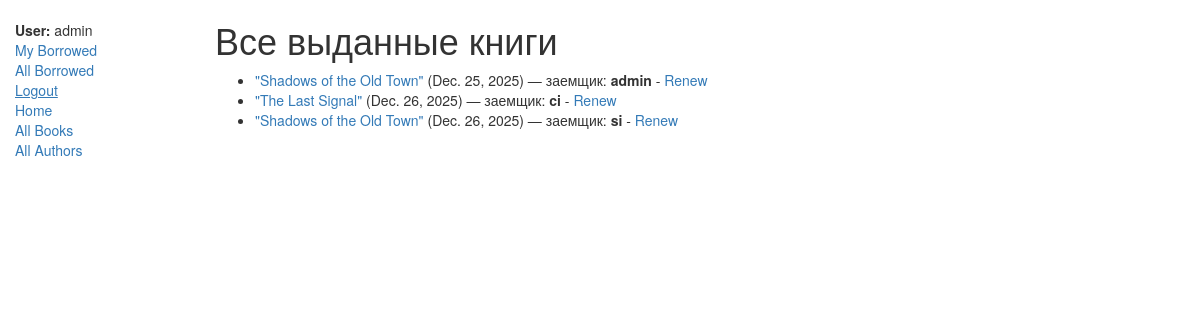
Page /catalog/borrowed/ (signed in) on the committed database.
### catalog/models.py (models this page shows, shortened)
class BookInstance(models.Model):
    id = models.UUIDField(primary_key=True, default=uuid.uuid4, help_text="Unique ID for this particular book across whole library")
    book = models.ForeignKey('Book', on_delete=models.SET_NULL, null=True)
    imprint = models.CharField(max_length=200)
    due_back = models.DateField(null=True, blank=True)
    borrower = models.ForeignKey(User, on_delete=models.SET_NULL, null=True, blank=True)
    LOAN_STATUS = (
        ('m', 'Maintenance'),
        ('o', 'On loan'),
        ('a', 'Available'),
        ('r', 'Reserved'),
    )
    status = models.CharField(max_length=1, choices=LOAN_STATUS, blank=True, default='m', help_text='Book availability')
    class Meta:
        ordering = ["due_back"]
        permissions = (("can_mark_returned", "Set book as returned"),)

class Book(models.Model):
    title = models.CharField(max_length=200)
    author = models.ForeignKey('Author', on_delete=models.SET_NULL, null=True)
    summary = models.TextField(max_length=1000, help_text="Enter a brief description of the book")
    isbn = models.CharField('ISBN', max_length=13, unique=True,
                             help_text='13 Character <a href="https://www.isbn-international.org/content/what-isbn">ISBN number</a>')
    genre = models.ManyToManyField(Genre, help_text="Select a genre for this book")
    language = models.ForeignKey('Language', on_delete=models.SET_NULL, null=True, blank=True)
    def display_genre(self):
        """
        Creates a string for the Genre. This is required to display genre in Admin.
        """
        return ', '.join(genre.name for genre in self.genre.all()[:3])
    display_genre.short_description = 'Genre'
    def get_absolute_url(self):
        return reverse('book-detail', args=[str(self.id)])

### catalog/views.py (the view)
# urls.py: path('borrowed/', AllBorrowedBooksListView.as_view(), name='all-borrowed'),
class AllBorrowedBooksListView(PermissionRequiredMixin, generic.ListView):
    model = BookInstance
    permission_required = 'catalog.can_mark_returned'
    template_name = 'catalog/all_borrowed_books.html'
    paginate_by = 10
    def get_queryset(self):
        return BookInstance.objects.filter(status__exact='o').order_by('due_back')

### catalog/templates/catalog/all_borrowed_books.html
{% extends "base_generic.html" %}
{% block content %}
  <h1>Все выданные книги</h1>
  {% if bookinstance_list %}
    <ul>
      {% for bookinst in bookinstance_list %}
        <li>
          <a href="{{ bookinst.book.get_absolute_url }}">{{ bookinst.book.title }}</a>
          ({{ bookinst.due_back }}) — заемщик:
          <strong>{{ bookinst.borrower.get_username }}</strong>
            {% if perms.catalog.can_mark_returned %}
            - <a href="{% url 'renew-book-librarian' bookinst.pk %}">Renew</a>
          {% endif %}
        </li>
      {% endfor %}
    </ul>
  {% else %}
    <p>Нет выданных книг.</p>
  {% endif %}
{% endblock %}

### catalog/templates/base_generic.html (shortened to what this page needs)
<!doctype html>
<html lang="en">
  <head>
    <link rel="stylesheet" href="https://maxcdn.bootstrapcdn.com/bootstrap/3.3.7/css/bootstrap.min.css">
    {% load static %}
    <link rel="stylesheet" href="{% static 'css/styles.css' %}" />
  </head>
  <body>
    <div class="container-fluid">
      <div class="row">
        <div class="col-sm-2">
          {% block sidebar %}
            <ul class="list-unstyled sidebar-nav" style="margin-top: 20px;">
              {% if user.is_authenticated %}
                <li><strong>User:</strong> {{ user.get_username }}</li>
                <li><a href="{% url 'my-borrowed' %}">My Borrowed</a></li>
                {% if perms.catalog.can_mark_returned %}
                  <li><a href="{% url 'all-borrowed' %}">All Borrowed</a></li>
                {% endif %}
                <li>
                  <form method="post" action="{% url 'logout' %}" style="display: inline;">
                    <button type="submit" style="
                      background: none;
                      border: none;
                      padding: 0;
                      color: #337ab7;
                      text-decoration: underline;
                      cursor: pointer;
                      font-size: 14px;
                      text-align: left;
                    ">Logout</button>
                  </form>
                </li>
              {% else %}
                <li><a href="{% url 'login' %}?next={{ request.path }}">Login</a></li>
              {% endif %}
              <li><a href="{% url 'index' %}">Home</a></li>
              <li><a href="{% url 'books' %}">All Books</a></li>
              <li><a href="{% url 'authors' %}">All Authors</a></li>
            </ul>
          {% endblock %}
        </div>
        <div class="col-sm-10">
          {% block content %}{% endblock %}
        </div>
      </div>
    </div>
  </body>
</html>

### catalog/templates/static/css/styles.css (style rules this page uses)
.sidebar-nav { margin-top: 20px; padding: 0; list-style: none; }

### rows in the picture
BookInstance: book "\"Shadows of the Old Town\"", due_back "Dec. 25, 2025", borrower.get_username "admin"
BookInstance: book "\"The Last Signal\"", due_back "Dec. 26, 2025", borrower.get_username "ci"
BookInstance: book "\"Shadows of the Old Town\"", due_back "Dec. 26, 2025", borrower.get_username "si"

### other values in the picture
{{ user.get_username }} "admin"
